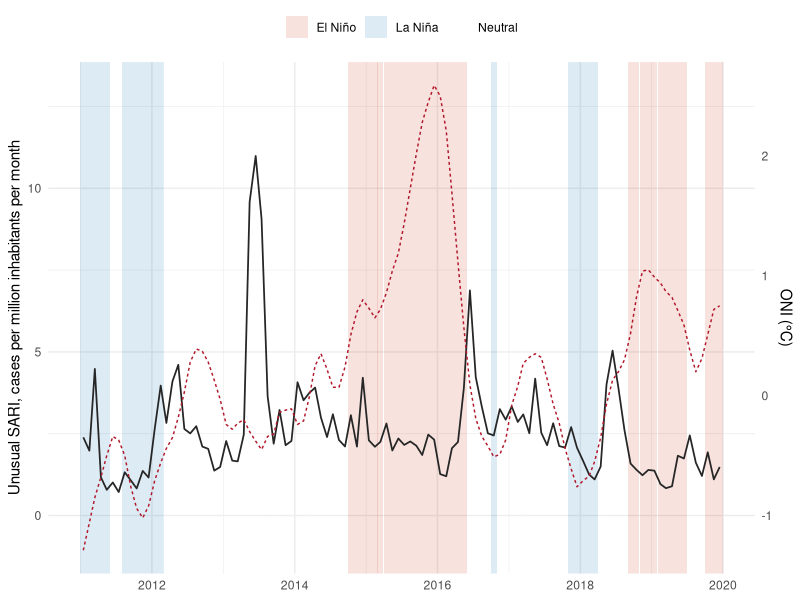
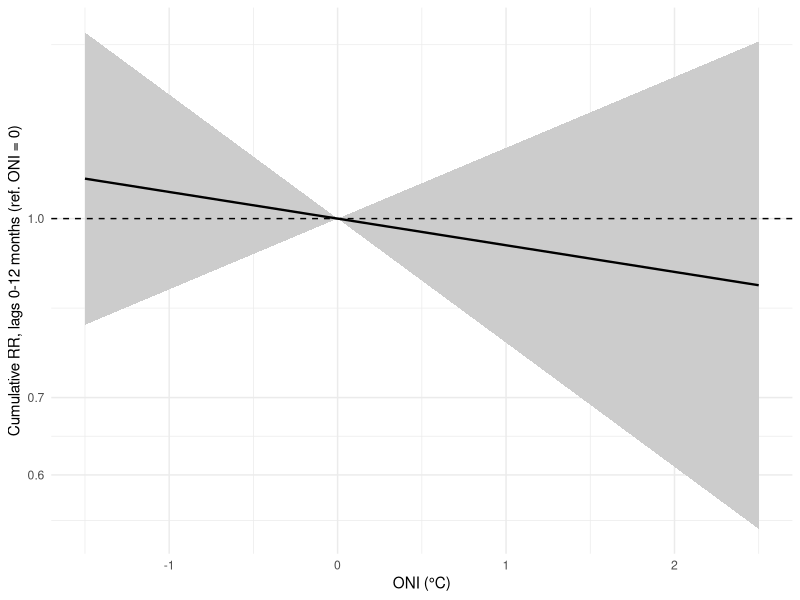
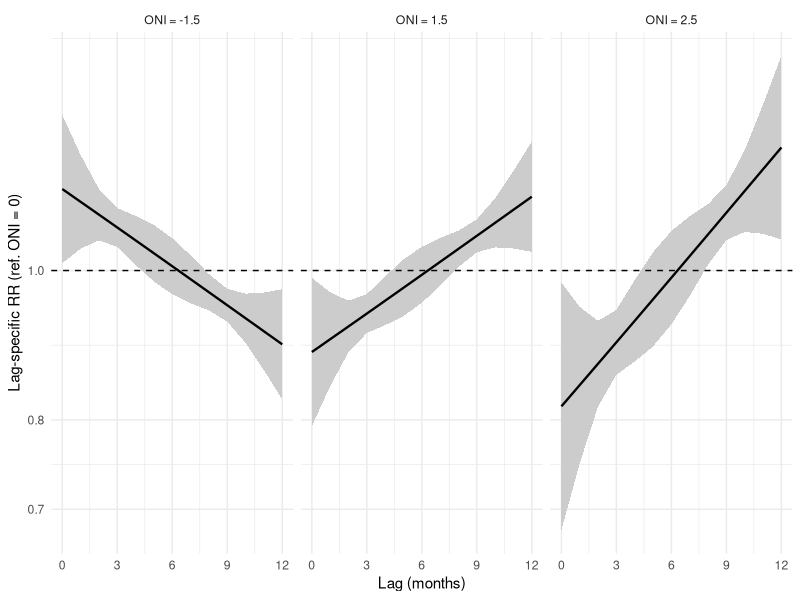
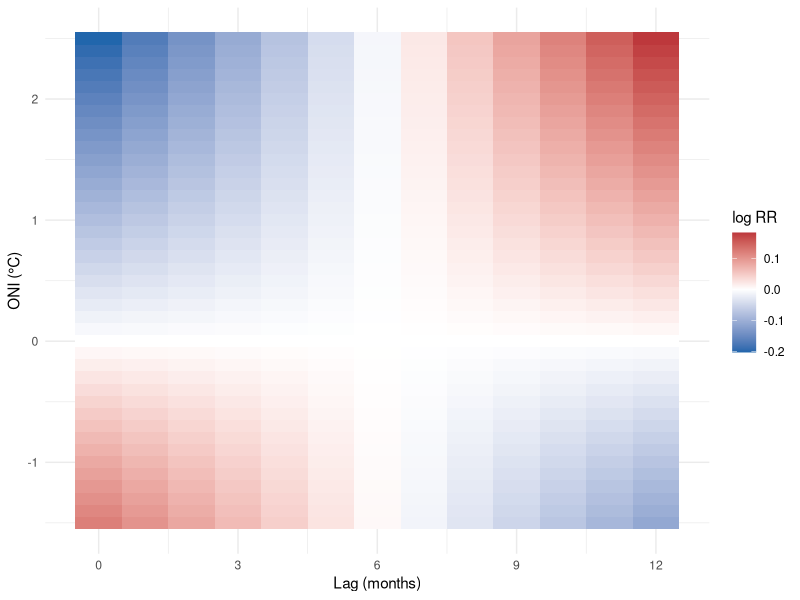
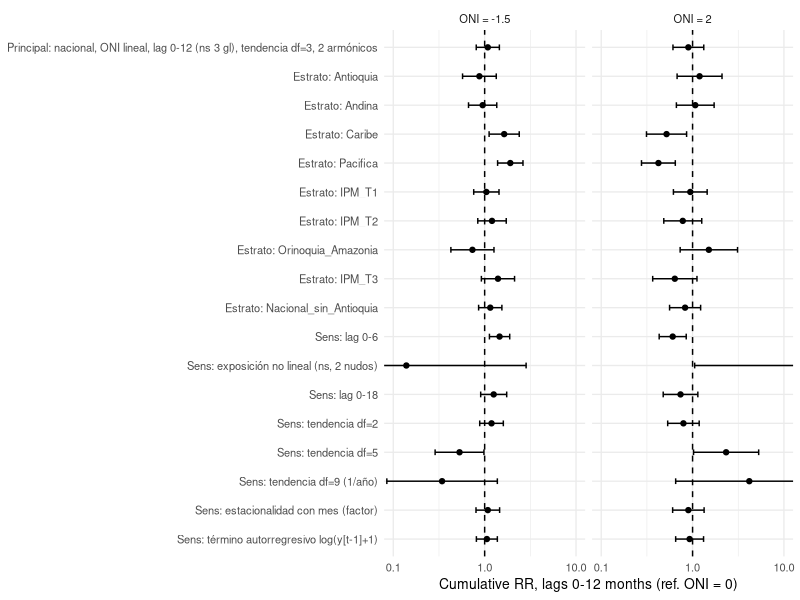

The R source for these figures, in order:
# =============================================================================
# ENSO e IRAG inusitada (evento 348, SIVIGILA) en Colombia, 2011-2019
# Modelo de rezagos distribuidos no lineales (DLNM) sobre series mensuales
# Autor: Carlos Alberto Reina Bolaños | Reanálisis noviembre 2026
#
# Datos de entrada (carpeta del proyecto):
#   irag348_semanal_estratos.csv  casos semanales del evento 348 por estrato
#                                 (fuente: datos.gov.co, recurso 4hyg-wa9d,
#                                 validados contra totales departamento-año)
#   raw/oni.csv                   Oceanic Niño Index mensual (NOAA CPC, ERSSTv5)
#   raw/pop_dpto_ano.csv          población DANE por departamento y año
#   raw/dept_strata.csv           región e IPM (terciles) por departamento
#
# La función cross_basis() reproduce la parametrización de dlnm::crossbasis()
# (Gasparrini 2011) con splines naturales de 'splines' (R base), para que el
# script corra sin dependencias externas. Con el paquete dlnm instalado,
# crossbasis(oni, lag = 12, argvar = list(fun = "ns", knots = kv),
# arglag = list(fun = "ns", knots = kl, intercept = TRUE)) da la misma base.
# =============================================================================

suppressPackageStartupMessages({ library(splines); library(ggplot2) })
# ---------------------------------------------------------------------------
# Carpeta del proyecto: si no se ejecuta desde ella, la busca dentro de
# Descargas (carpeta que contiene irag348_semanal_estratos.csv)
# ---------------------------------------------------------------------------
BASE <- "~/Downloads"
if (!file.exists("irag348_semanal_estratos.csv")) {
  hit <- list.files(BASE, pattern = "^irag348_semanal_estratos\\.csv$",
                    recursive = TRUE, full.names = TRUE)
  if (length(hit) == 0) stop("No encontré irag348_semanal_estratos.csv dentro de ", BASE)
  setwd(dirname(hit[1]))
}
cat("Carpeta de trabajo:", getwd(), "\n")
dir.create("resultados", showWarnings = FALSE)

# ---------------------------------------------------------------------------
# 1. Semanas epidemiológicas -> meses
#    Semana 1 = semana (domingo a sábado) que contiene el 4 de enero.
#    Cada semana se asigna al mes de su miércoles (punto medio).
# ---------------------------------------------------------------------------
epi_week_mid <- function(year, week) {
  jan4 <- as.Date(sprintf("%d-01-04", year))
  start_w1 <- jan4 - as.integer(format(jan4, "%w"))   # domingo anterior o igual
  start_w1 + 7 * (week - 1) + 3                         # miércoles de la semana
}

wk <- read.csv("irag348_semanal_estratos.csv")
wk$mid <- epi_week_mid(wk$ano, wk$semana)
wk$ym  <- format(wk$mid, "%Y-%m")
estratos <- setdiff(names(wk), c("ano", "semana", "mid", "ym"))
mo <- aggregate(wk[, estratos], by = list(ym = wk$ym), FUN = sum)
mo <- mo[mo$ym >= "2011-01" & mo$ym <= "2019-12", ]
mo$fecha <- as.Date(paste0(mo$ym, "-15"))
mo$year  <- as.integer(substr(mo$ym, 1, 4))
mo$month <- as.integer(substr(mo$ym, 6, 7))
mo$time  <- seq_len(nrow(mo))
stopifnot(nrow(mo) == 108)

# ---------------------------------------------------------------------------
# 2. ONI mensual (temporada de 3 meses centrada en el mes)
# ---------------------------------------------------------------------------
oni_w <- read.csv("raw/oni.csv")
oni <- data.frame(year = rep(oni_w$year, each = 12), month = rep(1:12, nrow(oni_w)),
                  oni = as.vector(t(as.matrix(oni_w[, paste0("m", 1:12)]))))
oni$ym <- sprintf("%d-%02d", oni$year, oni$month)

# ---------------------------------------------------------------------------
# 3. Población (offset): suma departamental por estrato, interpolada a meses
# ---------------------------------------------------------------------------
pop <- read.csv("raw/pop_dpto_ano.csv")
st  <- read.csv("raw/dept_strata.csv")
reg_map <- c("Andi" = "Andina", "Caribe" = "Caribe")
st$reg <- ifelse(grepl("^Andi", st$region), "Andina",
          ifelse(grepl("^Caribe", st$region), "Caribe",
          ifelse(grepl("^Pac", st$region), "Pacifica", "Orinoquia_Amazonia")))
deps <- list(
  Nacional = st$Codigo_Departamento,
  Antioquia = 5,
  Nacional_sin_Antioquia = setdiff(st$Codigo_Departamento, 5),
  Andina = st$Codigo_Departamento[st$reg == "Andina"],
  Caribe = st$Codigo_Departamento[st$reg == "Caribe"],
  Pacifica = st$Codigo_Departamento[st$reg == "Pacifica"],
  Orinoquia_Amazonia = st$Codigo_Departamento[st$reg == "Orinoquia_Amazonia"],
  IPM_T1 = st$Codigo_Departamento[st$ipm_t == "T1"],
  IPM_T2 = st$Codigo_Departamento[st$ipm_t == "T2"],
  IPM_T3 = st$Codigo_Departamento[st$ipm_t == "T3"])
pop_month <- function(dp) {
  py <- aggregate(Total.General ~ AÑO, data = pop[pop$DP %in% dp, ], FUN = sum)
  # población anual ubicada a mitad de año e interpolada linealmente
  approx(x = py$AÑO + 0.5 - 1/24, y = py$Total.General,
         xout = mo$year + (mo$month - 1) / 12, rule = 2)$y
}
names(pop) <- make.names(names(pop))
for (s in estratos) mo[[paste0("pop_", s)]] <- pop_month(deps[[s]])

# ---------------------------------------------------------------------------
# 4. Cross-basis (equivalente a dlnm::crossbasis)
# ---------------------------------------------------------------------------
L_MAX   <- 12
oni_all <- oni[oni$ym >= "2009-01" & oni$ym <= "2019-12", ]
KV      <- quantile(oni_all$oni[oni_all$ym >= "2011-01"], c(1/3, 2/3))  # nudos exposición
BKV     <- range(oni_all$oni)
lag_knots <- function(L, nk) exp(log(L + 1) * seq_len(nk) / (nk + 1)) - 1  # = dlnm::logknots

VAR_FUN <- "lin"   # "lin": efecto lineal por 1 °C de ONI (principal); "ns": no lineal (sensibilidad)
basis_var <- function(x, knots = KV, bk = BKV, fun = VAR_FUN) {
  if (fun == "lin") return(matrix(x, ncol = 1))
  ns(x, knots = knots, Boundary.knots = bk)
}
basis_lag <- function(L, nk = 1) ns(0:L, knots = lag_knots(L, nk), intercept = TRUE,
                                    Boundary.knots = c(0, L))

cross_basis <- function(dates_ym, L = L_MAX, nk_lag = 1) {
  idx <- match(dates_ym, oni_all$ym)
  Q   <- sapply(0:L, function(l) oni_all$oni[idx - l])          # n x (L+1)
  C   <- basis_lag(L, nk_lag)                                    # (L+1) x dl
  dv  <- ncol(basis_var(0)); dl <- ncol(C)
  cb  <- matrix(0, length(idx), dv * dl)
  for (l in 0:L) {
    Bv <- basis_var(Q[, l + 1])                                  # n x dv
    for (i in 1:dv) for (j in 1:dl)
      cb[, (i - 1) * dl + j] <- cb[, (i - 1) * dl + j] + Bv[, i] * C[l + 1, j]
  }
  colnames(cb) <- paste0("cb_v", rep(1:dv, each = dl), "_l", rep(1:dl, dv))
  attr(cb, "C") <- C; attr(cb, "dv") <- dv; attr(cb, "dl") <- dl; attr(cb, "L") <- L
  cb
}

# Predicciones (equivalente a dlnm::crosspred) centradas en ONI = 0
cross_pred <- function(model, cb, at, cen = 0) {
  C <- attr(cb, "C"); dv <- attr(cb, "dv"); dl <- attr(cb, "dl"); L <- attr(cb, "L")
  VAR_FUN <<- attr(cb, "fun")
  nm <- colnames(cb); b <- coef(model)[nm]; V <- vcov(model)[nm, nm]
  Bx <- basis_var(at) - matrix(basis_var(cen), length(at), dv, byrow = TRUE)
  lagres <- list(); cum <- data.frame()
  for (k in seq_along(at)) {
    Xk <- t(sapply(0:L, function(l) as.vector(outer(Bx[k, ], C[l + 1, ]))))  # (L+1) x (dv*dl)
    est <- drop(Xk %*% b); se <- sqrt(pmax(diag(Xk %*% V %*% t(Xk)), 0))
    lagres[[k]] <- data.frame(oni = at[k], lag = 0:L, rr = exp(est),
                              lo = exp(est - 1.96 * se), hi = exp(est + 1.96 * se))
    xc <- colSums(Xk); ec <- sum(xc * b); sc <- sqrt(drop(t(xc) %*% V %*% xc))
    cum <- rbind(cum, data.frame(oni = at[k], rr = exp(ec), lo = exp(ec - 1.96 * sc),
                                 hi = exp(ec + 1.96 * sc)))
  }
  list(lag = do.call(rbind, lagres), cum = cum)
}

# ---------------------------------------------------------------------------
# 5. Modelo principal
#    casos ~ cross-basis ONI (lag 0-12) + tendencia ns(df) + 2 armónicos
#           + offset(log población), cuasi-Poisson
# ---------------------------------------------------------------------------
fit_dlnm <- function(y_name, L = L_MAX, df_trend = 3, nk_lag = 1, season = "fourier",
                     data = mo, ar = FALSE, fun = "lin") {
  VAR_FUN <<- fun
  cb <- cross_basis(data$ym, L, nk_lag)
  attr(cb, "fun") <- fun
  d  <- cbind(data, cb)
  d$y <- d[[y_name]]; d$lpop <- log(d[[paste0("pop_", y_name)]])
  harm <- "sin(2*pi*month/12) + cos(2*pi*month/12) + sin(4*pi*month/12) + cos(4*pi*month/12)"
  seas <- if (season == "fourier") harm else "factor(month)"
  f <- paste("y ~", paste(colnames(cb), collapse = " + "), "+ ns(time, df =", df_trend, ") +",
             seas, "+ offset(lpop)")
  if (ar) { d$lag_y <- log(c(NA, head(d$y, -1)) + 1); f <- paste(f, "+ lag_y") }
  m <- glm(as.formula(f), family = quasipoisson, data = d)
  list(model = m, cb = cb, data = d)
}

QAIC <- function(m) {                   # Peng et al. 2006
  phi <- summary(m)$dispersion
  ll  <- sum(dpois(m$y, m$fitted.values, log = TRUE))
  -2 * ll + 2 * phi * length(coef(m))
}

AT  <- round(seq(-1.5, 2.5, by = 0.1), 1)
KEY <- c(-1.5, -1.0, 1.0, 1.5, 2.0, 2.5)

main <- fit_dlnm("Nacional")
pm   <- cross_pred(main$model, main$cb, AT)
cat("\nDispersión (phi):", round(summary(main$model)$dispersion, 2),
    " | QAIC:", round(QAIC(main$model), 1), "\n")

# ---------------------------------------------------------------------------
# 6. Descriptivos
# ---------------------------------------------------------------------------
desc <- merge(mo[, c("ym", "fecha", "Nacional", "pop_Nacional")], oni[, c("ym", "oni")], by = "ym")
desc$tasa <- desc$Nacional / desc$pop_Nacional * 1e6
write.csv(desc, "resultados/serie_mensual_nacional.csv", row.names = FALSE)

tab1 <- data.frame(
  estrato = estratos,
  casos_2011_2019 = sapply(estratos, function(s) sum(mo[[s]])),
  media_mensual = sapply(estratos, function(s) round(mean(mo[[s]]), 1)),
  meses_con_cero = sapply(estratos, function(s) sum(mo[[s]] == 0)),
  tasa_anual_por_millon = sapply(estratos, function(s)
    round(sum(mo[[s]]) / mean(mo[[paste0("pop_", s)]]) / 9 * 1e6, 1)))
write.csv(tab1, "resultados/tabla1_descriptivos.csv", row.names = FALSE)

sc <- max(desc$tasa) / 3
g1 <- ggplot(desc, aes(fecha)) +
  geom_rect(data = desc, aes(xmin = fecha - 15, xmax = fecha + 15, ymin = -Inf, ymax = Inf,
            fill = ifelse(oni >= 0.5, "El Niño", ifelse(oni <= -0.5, "La Niña", "Neutral"))),
            alpha = 0.18, inherit.aes = FALSE) +
  geom_line(aes(y = tasa), colour = "grey15", linewidth = 0.6) +
  geom_line(aes(y = oni * sc + sc), colour = "#B2182B", linewidth = 0.5, linetype = "22") +
  scale_y_continuous("Unusual SARI, cases per million inhabitants per month",
                     sec.axis = sec_axis(~ (. - sc) / sc, name = "ONI (°C)")) +
  scale_fill_manual(NULL, values = c("El Niño" = "#D6604D", "La Niña" = "#4393C3", "Neutral" = "white")) +
  labs(x = NULL) + theme_minimal(base_size = 11) + theme(legend.position = "top")
ggsave("resultados/fig1_serie_irag_oni.png", g1, width = 9, height = 4.5, dpi = 300)

# ---------------------------------------------------------------------------
# 7. Figuras del modelo principal
# ---------------------------------------------------------------------------
g2 <- ggplot(pm$cum, aes(oni, rr)) +
  geom_ribbon(aes(ymin = lo, ymax = hi), fill = "grey80") +
  geom_line(linewidth = 0.8) + geom_hline(yintercept = 1, linetype = 2) +
  scale_y_log10() + labs(x = "ONI (°C)", y = "Cumulative RR, lags 0-12 months (ref. ONI = 0)") +
  theme_minimal(base_size = 11)
ggsave("resultados/fig2_exposicion_respuesta_acumulada.png", g2, width = 6, height = 4.5, dpi = 300)

lagsel <- pm$lag[pm$lag$oni %in% c(-1.5, 1.5, 2.5), ]
lagsel$panel <- factor(paste("ONI =", lagsel$oni), levels = paste("ONI =", c(-1.5, 1.5, 2.5)))
g3 <- ggplot(lagsel, aes(lag, rr)) +
  geom_ribbon(aes(ymin = lo, ymax = hi), fill = "grey80") + geom_line(linewidth = 0.8) +
  geom_hline(yintercept = 1, linetype = 2) + facet_wrap(~panel) + scale_y_log10() +
  scale_x_continuous(breaks = seq(0, 12, 3)) +
  labs(x = "Lag (months)", y = "Lag-specific RR (ref. ONI = 0)") + theme_minimal(base_size = 11)
ggsave("resultados/fig3_rezago_respuesta.png", g3, width = 9, height = 3.8, dpi = 300)

# Superficie 3D (exposición x rezago) como mapa de calor
g4 <- ggplot(pm$lag, aes(lag, oni, fill = log(rr))) + geom_tile() +
  scale_fill_gradient2("log RR", low = "#2166AC", mid = "white", high = "#B2182B") +
  scale_x_continuous(breaks = seq(0, 12, 3)) + labs(x = "Lag (months)", y = "ONI (°C)") +
  theme_minimal(base_size = 11)
ggsave("resultados/fig4_superficie_exposicion_rezago.png", g4, width = 6, height = 4.5, dpi = 300)

# ---------------------------------------------------------------------------
# 8. Estratos (región, IPM) y sensibilidad
# ---------------------------------------------------------------------------
fmt <- function(r) sprintf("%.2f (%.2f-%.2f)", r$rr, r$lo, r$hi)
summ <- function(fit, label) {
  p <- cross_pred(fit$model, fit$cb, KEY)$cum
  data.frame(analisis = label, oni = p$oni, rr = round(p$rr, 3), lo = round(p$lo, 3),
             hi = round(p$hi, 3), rr_ic = fmt(p), phi = round(summary(fit$model)$dispersion, 2),
             qaic = round(QAIC(fit$model), 1))
}
res <- summ(main, "Principal: nacional, ONI lineal, lag 0-12 (ns 3 gl), tendencia df=3, 2 armónicos")
for (s in setdiff(estratos, "Nacional")) res <- rbind(res, summ(fit_dlnm(s), paste("Estrato:", s)))
sens <- list(
  "Sens: lag 0-6"            = fit_dlnm("Nacional", L = 6),
  "Sens: exposición no lineal (ns, 2 nudos)" = fit_dlnm("Nacional", fun = "ns"),
  "Sens: lag 0-18"           = fit_dlnm("Nacional", L = 18),
  "Sens: tendencia df=2"     = fit_dlnm("Nacional", df_trend = 2),
  "Sens: tendencia df=5"     = fit_dlnm("Nacional", df_trend = 5),
  "Sens: tendencia df=9 (1/año)" = fit_dlnm("Nacional", df_trend = 9),
  "Sens: estacionalidad con mes (factor)" = fit_dlnm("Nacional", season = "month"),
  "Sens: término autorregresivo log(y[t-1]+1)" = fit_dlnm("Nacional", ar = TRUE))
for (nm in names(sens)) res <- rbind(res, summ(sens[[nm]], nm))
write.csv(res, "resultados/tabla2_rr_acumulados.csv", row.names = FALSE)

# Diagnóstico: autocorrelación de residuos del modelo principal
rd <- residuals(main$model, type = "deviance")
acf_v <- acf(rd, plot = FALSE, lag.max = 12)$acf[-1]
write.csv(data.frame(lag = 1:12, acf = round(acf_v, 3)), "resultados/acf_residuos_principal.csv",
          row.names = FALSE)

# Forest plot de estratos y sensibilidad para ONI = +2.0 y -1.5
fp <- res[res$oni %in% c(-1.5, 2.0), ]
fp$analisis <- factor(fp$analisis, levels = rev(unique(res$analisis)))
g5 <- ggplot(fp, aes(rr, analisis)) + geom_vline(xintercept = 1, linetype = 2) +
  geom_errorbarh(aes(xmin = lo, xmax = hi), height = 0.2) + geom_point() +
  facet_wrap(~ paste("ONI =", oni)) + scale_x_log10() +
  coord_cartesian(xlim = c(0.1, 10)) +   # el modelo no lineal tiene IC fuera de escala (ver tabla 2)
  labs(x = "Cumulative RR, lags 0-12 months (ref. ONI = 0)", y = NULL) + theme_minimal(base_size = 10)
ggsave("resultados/fig5_forest_estratos_sensibilidad.png", g5, width = 10, height = 6.5, dpi = 300)

saveRDS(list(main = main, pm = pm, res = res), "resultados/modelos.rds")
print(res[res$oni %in% c(-1.5, 1.5, 2.5), c("analisis", "oni", "rr_ic", "phi")], row.names = FALSE)
cat("\nACF residuos (lags 1-6):", round(acf_v[1:6], 2), "\n")
